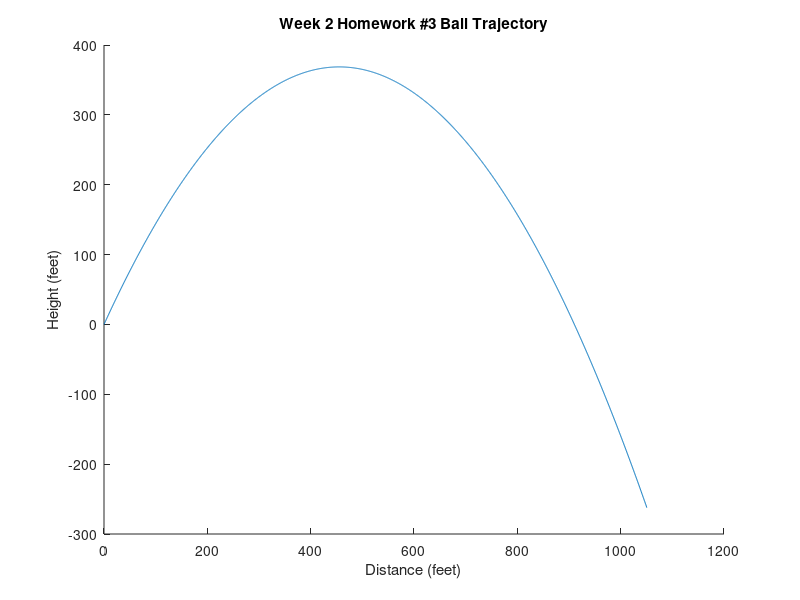

Write MATLAB code to recreate this figure. (Note: this script raises an error after producing the figure.)
%Part A
theta = 45;
g = 9.82;
v_initial = 100;
time = 0:0.01:20;

velocity_x = v_initial * cos(theta);
velocity_y = v_initial * sin(theta);

x = velocity_x .* time;
y = velocity_y .* time - 0.5 * g .* time.^2;

hold on;
plot(x,y)
ylabel("Height (feet)");
xlabel("Distance (feet)");
title("Week 2 Homework #3 Ball Trajectory");
yline(0);
